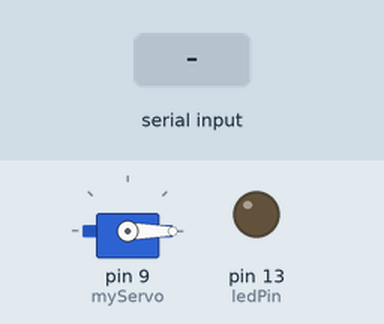
Recording of a sketch running on a simulated Arduino Uno, built with avr-gcc and run on an emulated ATmega328P. On the bench: servo, output pins drawn as LEDs (lit = HIGH). Inputs (shaded band) come from the test bench.

Above: at 1.2 s.
1.3 s: "1" received over Serial
At 2.4 s:
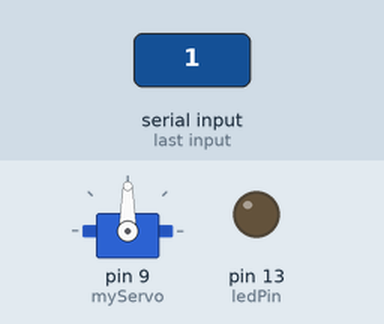
2.8 s: "2" received over Serial
At 3.5 s:
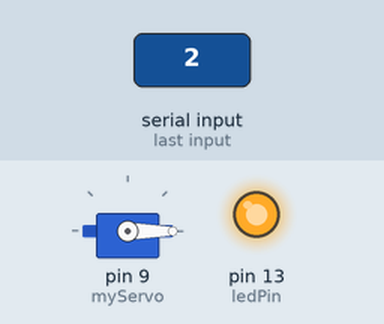
Timing chart, 0 to 5.8 s (numbered marks = the images above; inputs shaded):
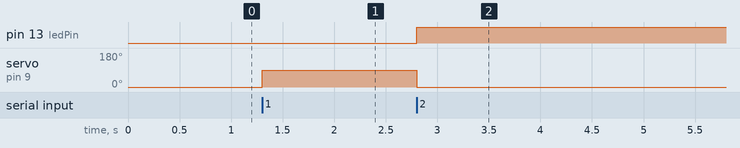

Measured:
- after the input at 1.3 s, servo on pin 9 (myServo): 0° → 90° at once
- after the input at 2.8 s, pin 13 (ledPin): LOW → HIGH at once; servo on pin 9 (myServo): 90° → 0° at once

The sketch:

face_detected_servo.ino
```cpp
#include <Servo.h>

Servo myServo; // Create a Servo object
int ledPin = 13; // Pin number for the LED
char receivedData;

void setup() {
  pinMode(ledPin, OUTPUT);
  myServo.attach(9); // Attach the servo motor to pin 9
  myServo.write(0);  // Start with the door closed (0 degrees)
  Serial.begin(9600);
}

void loop() {
  if (Serial.available() > 0) {
    receivedData = Serial.read();
    if (receivedData == '1') {
      myServo.write(90); // Open the door (90 degrees)
      digitalWrite(ledPin, LOW); // Turn off the LED
    } else if (receivedData == '2') {
      myServo.write(0); // Close the door (0 degrees)
      digitalWrite(ledPin, HIGH); // Turn on the LED
    }
  }
}
```
